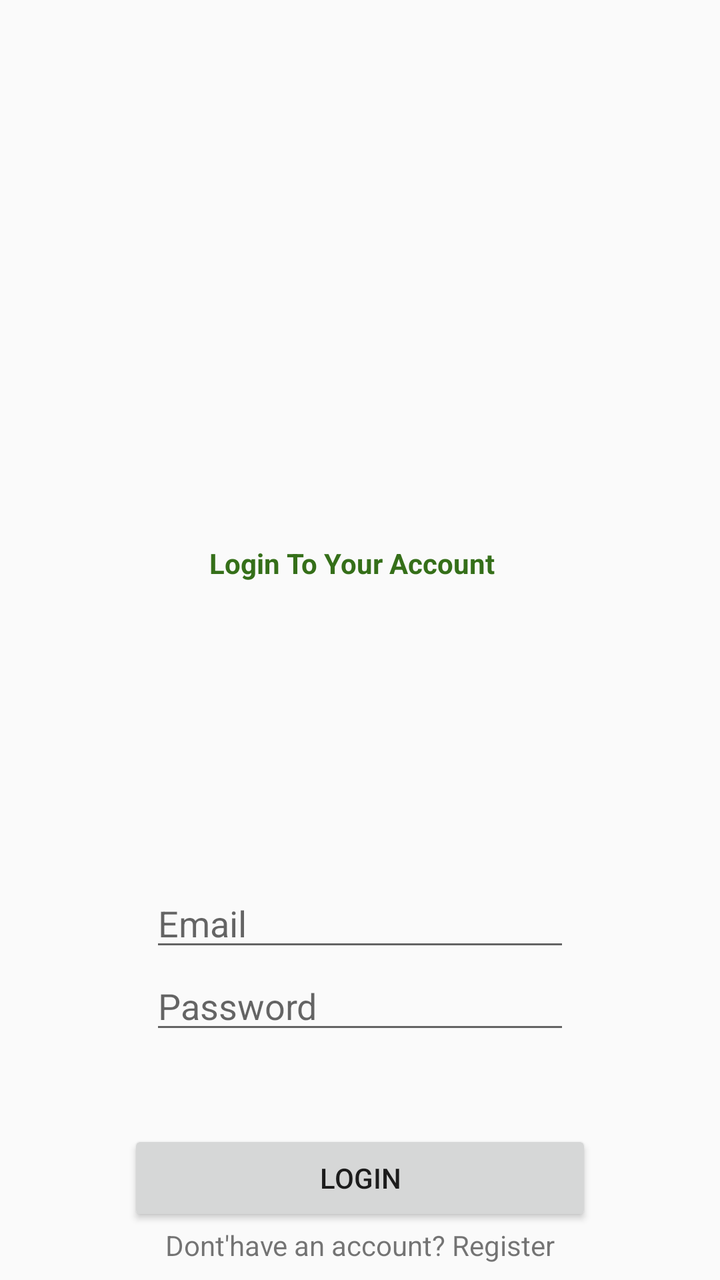
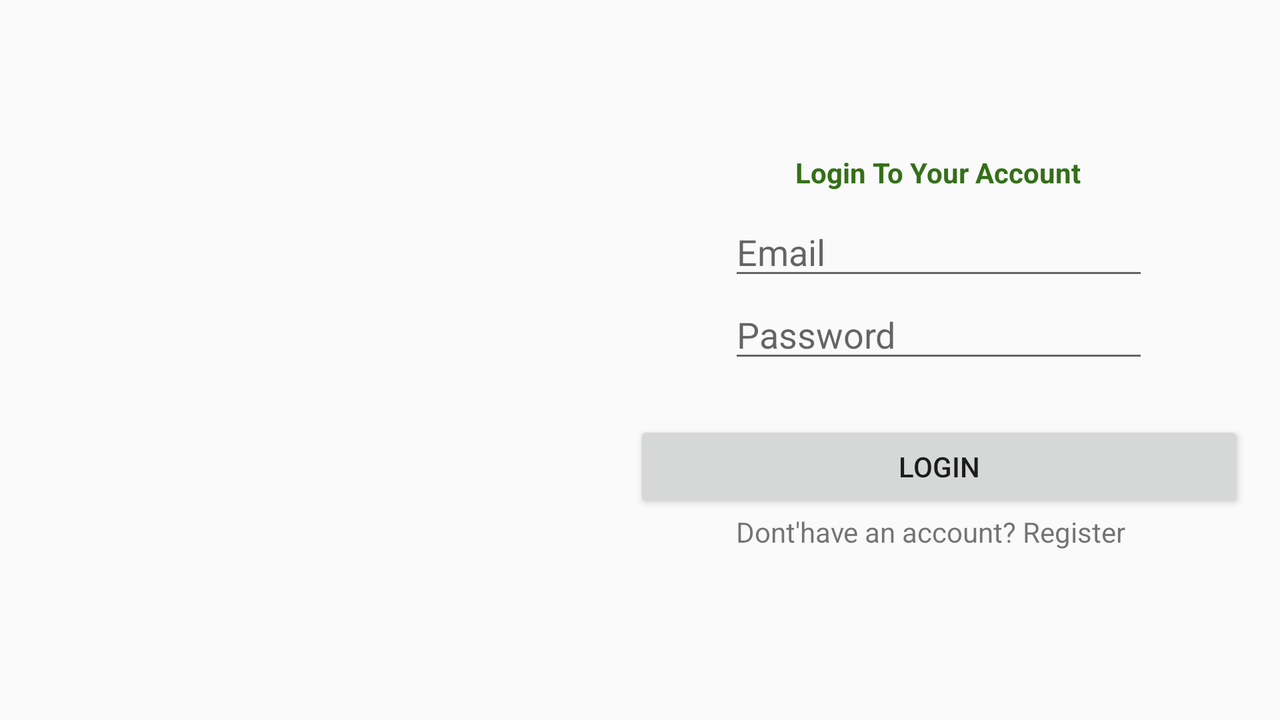

The same Android screen from two of the app's own layout files: first res/layout/ as a phone draws it, then the author's variant for another configuration, drawn on a device whose configuration selects that folder. Both files follow.
<!-- AndroidManifest.xml: activity theme AppTheme.NoActionBar -->
<!-- res/layout/activity_login.xml -->
<?xml version="1.0" encoding="utf-8"?>
<androidx.constraintlayout.widget.ConstraintLayout xmlns:android="http://schemas.android.com/apk/res/android"
    xmlns:app="http://schemas.android.com/apk/res-auto"
    xmlns:tools="http://schemas.android.com/tools"
    android:layout_width="match_parent"
    android:layout_height="match_parent"
    android:background="@drawable/bg"
    tools:context=".LoginActivity">

    <ImageView
        android:id="@+id/imageView2"
        android:layout_width="162dp"
        android:layout_height="148dp"
        android:layout_marginTop="116dp"
        app:layout_constraintEnd_toEndOf="parent"
        app:layout_constraintStart_toStartOf="parent"
        app:layout_constraintTop_toTopOf="parent"
        app:srcCompat="@drawable/ic_todo" />

    <TextView
        android:id="@+id/textView2"
        android:layout_width="wrap_content"
        android:layout_height="wrap_content"
        android:layout_marginTop="8dp"
        android:layout_marginEnd="8dp"
        android:layout_marginRight="8dp"
        android:text="@string/login_to_your_account"
        android:textColor="#356f19"
        android:textStyle="bold"
        app:layout_constraintEnd_toEndOf="@+id/imageView2"
        app:layout_constraintStart_toStartOf="@+id/imageView2"
        app:layout_constraintTop_toBottomOf="@+id/imageView2" />

    <EditText
        android:id="@+id/editText1"
        android:layout_width="wrap_content"
        android:layout_height="wrap_content"
        android:layout_marginStart="8dp"
        android:layout_marginLeft="8dp"
        android:layout_marginEnd="8dp"
        android:layout_marginRight="8dp"
        android:ems="10"
        android:hint="@string/email"
        android:inputType="textEmailAddress"
        app:layout_constraintBottom_toTopOf="@+id/editText2"
        app:layout_constraintEnd_toEndOf="parent"
        app:layout_constraintStart_toStartOf="parent"
        app:layout_constraintTop_toBottomOf="@+id/textView2"
        app:layout_constraintVertical_chainStyle="packed" />

    <EditText
        android:id="@+id/editText2"
        android:layout_width="wrap_content"
        android:layout_height="wrap_content"
        android:ems="10"
        android:hint="@string/password"
        android:inputType="textPassword"
        app:layout_constraintBottom_toTopOf="@+id/button"
        app:layout_constraintEnd_toEndOf="@+id/editText1"
        app:layout_constraintStart_toStartOf="@+id/editText1"
        app:layout_constraintTop_toBottomOf="@+id/editText1" />

    <Button
        android:id="@+id/button"
        android:layout_width="232dp"
        android:layout_height="48dp"
        android:layout_marginStart="8dp"
        android:layout_marginLeft="8dp"
        android:layout_marginTop="43dp"
        android:layout_marginEnd="8dp"
        android:layout_marginRight="8dp"
        android:text="@string/login"
        app:layout_constraintEnd_toEndOf="parent"
        app:layout_constraintStart_toStartOf="parent"
        app:layout_constraintTop_toBottomOf="@+id/editText2" />

    <TextView
        android:id="@+id/textView3"
        android:layout_width="wrap_content"
        android:layout_height="wrap_content"
        android:layout_marginBottom="8dp"
        android:text="@string/dont_have_an_account_register"
        app:layout_constraintBottom_toBottomOf="parent"
        app:layout_constraintEnd_toEndOf="@+id/button"
        app:layout_constraintStart_toStartOf="@+id/button"
        app:layout_constraintTop_toBottomOf="@+id/button"
        app:layout_constraintVertical_bias="0.047" />
</androidx.constraintlayout.widget.ConstraintLayout>
<!-- resources referenced by this layout -->
<resources>
  <string name="dont_have_an_account_register">Dont\'have an account? Register</string>
  <string name="email">Email</string>
  <string name="login">Login</string>
  <string name="login_to_your_account">Login To Your Account</string>
  <string name="password">Password</string>
  <style name="AppTheme.NoActionBar">
          <item name="windowActionBar">false</item>
          <item name="windowNoTitle">true</item>
      </style>
</resources>
<!-- res/layout-land/activity_login.xml (the author's variant of the layout above) -->
<!-- drawn on the phone turned sideways -->
<?xml version="1.0" encoding="utf-8"?>
<androidx.constraintlayout.widget.ConstraintLayout xmlns:android="http://schemas.android.com/apk/res/android"
    xmlns:app="http://schemas.android.com/apk/res-auto"
    xmlns:tools="http://schemas.android.com/tools"
    android:layout_width="match_parent"
    android:layout_height="match_parent"
    android:background="@drawable/bg"
    tools:context=".LoginActivity">

    <ImageView
        android:id="@+id/imageView2"
        android:layout_width="162dp"
        android:layout_height="148dp"
        android:layout_marginStart="136dp"
        android:layout_marginLeft="136dp"
        android:layout_marginTop="8dp"
        android:layout_marginBottom="8dp"
        app:layout_constraintBottom_toBottomOf="parent"
        app:layout_constraintStart_toStartOf="parent"
        app:layout_constraintTop_toTopOf="parent"
        app:srcCompat="@drawable/ic_todo" />

    <TextView
        android:id="@+id/textView2"
        android:layout_width="wrap_content"
        android:layout_height="wrap_content"
        android:layout_marginStart="8dp"
        android:layout_marginLeft="8dp"
        android:layout_marginEnd="8dp"
        android:layout_marginRight="8dp"
        android:text="Login To Your Account"
        android:textColor="#356f19"
        android:textStyle="bold"
        app:layout_constraintBottom_toTopOf="@+id/editText1"
        app:layout_constraintEnd_toEndOf="parent"
        app:layout_constraintHorizontal_bias="0.5"
        app:layout_constraintStart_toEndOf="@+id/imageView2"
        app:layout_constraintTop_toTopOf="parent"
        app:layout_constraintVertical_chainStyle="packed" />

    <EditText
        android:id="@+id/editText1"
        android:layout_width="wrap_content"
        android:layout_height="wrap_content"
        android:layout_marginTop="8dp"
        android:ems="10"
        android:hint="Email"
        android:inputType="textEmailAddress"
        app:layout_constraintBottom_toTopOf="@+id/editText2"
        app:layout_constraintEnd_toEndOf="@+id/textView2"
        app:layout_constraintHorizontal_bias="0.5"
        app:layout_constraintStart_toStartOf="@+id/textView2"
        app:layout_constraintTop_toBottomOf="@+id/textView2" />

    <EditText
        android:id="@+id/editText2"
        android:layout_width="wrap_content"
        android:layout_height="wrap_content"
        android:ems="10"
        android:hint="Password"
        android:inputType="textPassword"
        app:layout_constraintBottom_toTopOf="@+id/button"
        app:layout_constraintEnd_toEndOf="@+id/editText1"
        app:layout_constraintHorizontal_bias="0.5"
        app:layout_constraintStart_toStartOf="@+id/editText1"
        app:layout_constraintTop_toBottomOf="@+id/editText1"
        app:layout_constraintVertical_bias="0.06" />

    <TextView
        android:id="@+id/textView3"
        android:layout_width="wrap_content"
        android:layout_height="wrap_content"
        android:layout_marginEnd="8dp"
        android:layout_marginRight="8dp"
        android:layout_marginBottom="8dp"
        android:text="Dont'have an account? Register"
        app:layout_constraintBottom_toBottomOf="parent"
        app:layout_constraintEnd_toEndOf="@+id/button"
        app:layout_constraintHorizontal_bias="0.5"
        app:layout_constraintStart_toStartOf="@+id/button"
        app:layout_constraintTop_toBottomOf="@+id/button"
        app:layout_constraintVertical_bias="0.204" />

    <Button
        android:id="@+id/button"
        android:layout_width="305dp"
        android:layout_height="46dp"
        android:layout_marginTop="24dp"
        android:text="Login"
        app:layout_constraintBottom_toTopOf="@+id/textView3"
        app:layout_constraintEnd_toEndOf="@+id/editText2"
        app:layout_constraintHorizontal_bias="0.5"
        app:layout_constraintStart_toStartOf="@+id/editText2"
        app:layout_constraintTop_toBottomOf="@+id/editText2" />
</androidx.constraintlayout.widget.ConstraintLayout>
<!-- resources referenced by the variant -->
<!-- as the phone turned sideways resolves them -->
<resources>
  <style name="AppTheme.NoActionBar">
          <item name="windowActionBar">false</item>
          <item name="windowNoTitle">true</item>
      </style>
</resources>
